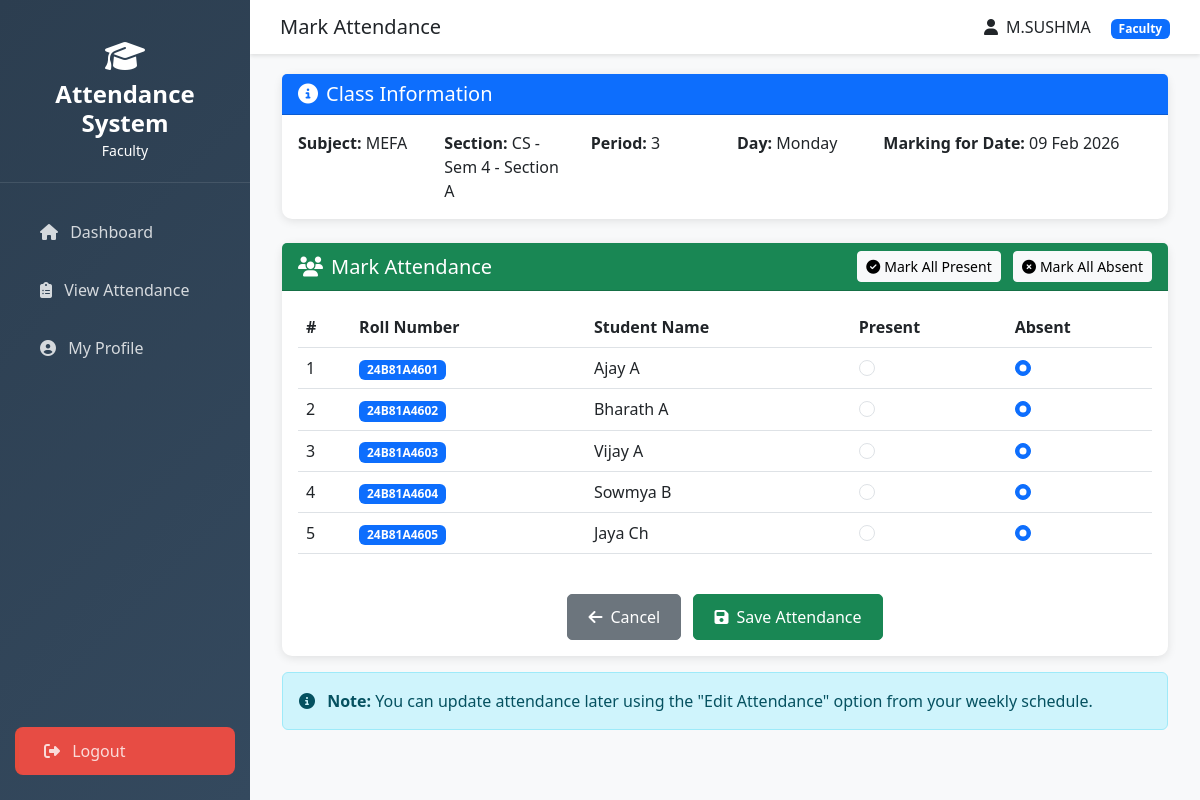
/faculty/mark-attendance/31/ (signed in), run on the app's committed database.
### attendance/models.py (models this page shows, shortened)
class User(AbstractUser):
    ROLE_CHOICES = [
        ('admin', 'Admin'),
        ('faculty', 'Faculty'),
        ('student', 'Student'),
    ]
    role = models.CharField(max_length=10, choices=ROLE_CHOICES)
    phone = models.CharField(max_length=15, blank=True, null=True)
    created_at = models.DateTimeField(auto_now_add=True)
    updated_at = models.DateTimeField(auto_now=True)
    class Meta:
        db_table = 'users'
        verbose_name = 'User'
        verbose_name_plural = 'Users'

class Timetable(models.Model):
    DAY_CHOICES = [
        (0, 'Monday'),
        (1, 'Tuesday'),
        (2, 'Wednesday'),
        (3, 'Thursday'),
        (4, 'Friday'),
        (5, 'Saturday'),
    ]
    subject_assignment = models.ForeignKey(SubjectAssignment, on_delete=models.CASCADE, related_name='timetable_slots')
    day_of_week = models.IntegerField(choices=DAY_CHOICES)
    period_number = models.IntegerField(validators=[MinValueValidator(1), MaxValueValidator(8)])
    start_time = models.TimeField()
    end_time = models.TimeField()
    room_number = models.CharField(max_length=20, blank=True)
    is_active = models.BooleanField(default=True)
    class Meta:
        db_table = 'timetable'
        ordering = ['day_of_week', 'period_number']
        unique_together = ['subject_assignment', 'day_of_week', 'period_number']

class SubjectAssignment(models.Model):
    faculty = models.ForeignKey(Faculty, on_delete=models.CASCADE, related_name='subject_assignments')
    subject = models.ForeignKey(Subject, on_delete=models.CASCADE)
    section = models.ForeignKey(Section, on_delete=models.CASCADE, related_name='subject_assignments')
    academic_year = models.ForeignKey(AcademicYear, on_delete=models.CASCADE)
    is_active = models.BooleanField(default=True)
    created_at = models.DateTimeField(auto_now_add=True)
    class Meta:
        db_table = 'subject_assignments'
        unique_together = ['faculty', 'subject', 'section', 'academic_year']

class Subject(models.Model):
    SUBJECT_TYPE_CHOICES = [
        ('theory', 'Theory'),
        ('practical', 'Practical'),
        ('both', 'Theory & Practical'),
    ]
    name = models.CharField(max_length=100)
    code = models.CharField(max_length=20, unique=True)
    branch = models.ForeignKey(Branch, on_delete=models.CASCADE, related_name='subjects')
    semester = models.IntegerField(validators=[MinValueValidator(1), MaxValueValidator(8)])
    subject_type = models.CharField(max_length=10, choices=SUBJECT_TYPE_CHOICES, default='theory')
    credits = models.IntegerField(default=3)
    created_at = models.DateTimeField(auto_now_add=True)
    class Meta:
        db_table = 'subjects'
        ordering = ['branch', 'semester', 'name']

class Section(models.Model):
    branch = models.ForeignKey(Branch, on_delete=models.CASCADE, related_name='sections')
    name = models.CharField(max_length=10)  # e.g., A, B, C
    semester = models.IntegerField(validators=[MinValueValidator(1), MaxValueValidator(8)])
    academic_year = models.ForeignKey(AcademicYear, on_delete=models.CASCADE)
    capacity = models.IntegerField(default=60)
    created_at = models.DateTimeField(auto_now_add=True)
    class Meta:
        db_table = 'sections'
        ordering = ['branch', 'semester', 'name']
        unique_together = ['branch', 'semester', 'name', 'academic_year']
    def __str__(self):
        return f"{self.branch.code} - Sem {self.semester} - Section {self.name}"

class Branch(models.Model):
    department = models.ForeignKey(Department, on_delete=models.CASCADE, related_name='branches')
    name = models.CharField(max_length=100)
    code = models.CharField(max_length=10)
    duration_years = models.IntegerField(default=4)
    created_at = models.DateTimeField(auto_now_add=True)
    class Meta:
        db_table = 'branches'
        ordering = ['department', 'name']
        unique_together = ['department', 'code']

class Student(models.Model):
    user = models.OneToOneField(User, on_delete=models.CASCADE, related_name='student_profile')
    roll_number = models.CharField(max_length=20, unique=True)
    registration_number = models.CharField(max_length=20, unique=True)
    section = models.ForeignKey(Section, on_delete=models.CASCADE, related_name='students')
    date_of_admission = models.DateField()
    current_semester = models.IntegerField(validators=[MinValueValidator(1), MaxValueValidator(8)])
    class Meta:
        db_table = 'students'
        ordering = ['roll_number']

class Attendance(models.Model):
    STATUS_CHOICES = [
        ('present', 'Present'),
        ('absent', 'Absent'),
        ('late', 'Late'),
    ]
    student = models.ForeignKey(Student, on_delete=models.CASCADE, related_name='attendance_records')
    timetable = models.ForeignKey(Timetable, on_delete=models.CASCADE, related_name='attendance_records')
    date = models.DateField()
    status = models.CharField(max_length=10, choices=STATUS_CHOICES)
    marked_by = models.ForeignKey(Faculty, on_delete=models.SET_NULL, null=True)
    marked_at = models.DateTimeField(auto_now_add=True)
    is_locked = models.BooleanField(default=False)
    remarks = models.TextField(blank=True)
    class Meta:
        db_table = 'attendance'
        ordering = ['-date', 'student']
        unique_together = ['student', 'timetable', 'date']
        indexes = [
            models.Index(fields=['student', 'date']),
            models.Index(fields=['timetable', 'date']),
        ]

### attendance/views.py (the view, shortened to what this page needs)
# urls.py: path('faculty/mark-attendance/<int:timetable_id>/', views.mark_attendance, name='mark_attendance'),
@login_required
@role_required('faculty')
def mark_attendance(request, timetable_id):
    from .utils import update_summaries_after_attendance_marking
    timetable = get_object_or_404(Timetable, id=timetable_id)
    faculty = request.user.faculty_profile
    if timetable.subject_assignment.faculty != faculty:
        messages.error(request, 'Unauthorized access.')
        return redirect('dashboard')
    section = timetable.subject_assignment.section
    students = Student.objects.filter(section=section).order_by('roll_number')
    today = timezone.now()
    current_weekday = today.weekday()  # 0 = Monday, 6 = Sunday
    timetable_day = timetable.day_of_week  # 0 = Monday, 5 = Saturday
    days_diff = timetable_day - current_weekday
    attendance_date = (today + timedelta(days=days_diff)).date()
    if attendance_date > today.date():
        messages.error(request, f'Cannot mark attendance for future date ({attendance_date}). This class is on {timetable.get_day_of_week_display()}.')
        return redirect('faculty_weekly_schedule')
    existing_attendance = Attendance.objects.filter(
        timetable=timetable,
        date=attendance_date
    )
    attendance_map = {att.student.id: att.status for att in existing_attendance}
    students_list = []
    for student in students:
        student.current_status = attendance_map.get(student.id, None)
        students_list.append(student)
    context = {
        'timetable': timetable,
        'students': students_list,
        'today': attendance_date,
        'actual_class_date': attendance_date,
        'day_name': timetable.get_day_of_week_display()
    }
    return render(request, 'faculty/mark_attendance.html', context)

### attendance/templates/faculty/mark_attendance.html (shortened to what this page needs)
{% extends 'base.html' %}
{% block page_title %}Mark Attendance{% endblock %}
{% block content %}
<div class="container-fluid">
    <div class="row mb-4">
        <div class="col-12">
            <div class="card card-custom">
                <div class="card-header bg-primary text-white">
                    <h5 class="mb-0"><i class="fas fa-info-circle me-2"></i>Class Information</h5>
                </div>
                <div class="card-body">
                    <div class="row">
                        <div class="col-md-2">
                            <strong>Subject:</strong> {{ timetable.subject_assignment.subject.name }}
                        </div>
                        <div class="col-md-2">
                            <strong>Section:</strong> {{ timetable.subject_assignment.section }}
                        </div>
                        <div class="col-md-2">
                            <strong>Period:</strong> {{ timetable.period_number }}
                        </div>
                        <div class="col-md-2">
                            <strong>Day:</strong> {{ day_name }}
                        </div>
                        <div class="col-md-4">
                            <strong>Marking for Date:</strong> {{ actual_class_date|date:"d M Y" }}
                        </div>
                    </div>
                </div>
            </div>
        </div>
    </div>
    <div class="row">
        <div class="col-12">
            <div class="card card-custom">
                <div class="card-header bg-success text-white d-flex justify-content-between align-items-center">
                    <h5 class="mb-0"><i class="fas fa-users me-2"></i>Mark Attendance</h5>
                    <div>
                        <button type="button" class="btn btn-light btn-sm me-2" onclick="markAllPresent()">
                            <i class="fas fa-check-circle me-1"></i>Mark All Present
                        </button>
                        <button type="button" class="btn btn-light btn-sm" onclick="markAllAbsent()">
                            <i class="fas fa-times-circle me-1"></i>Mark All Absent
                        </button>
                    </div>
                </div>
                <div class="card-body">
                    <form method="post" id="attendanceForm">
                        <div class="table-responsive">
                            <table class="table table-hover">
                                <thead>
                                    <tr>
                                        <th>#</th>
                                        <th>Roll Number</th>
                                        <th>Student Name</th>
                                        <th>Present</th>
                                        <th>Absent</th>
                                    </tr>
                                </thead>
                                <tbody>
                                    {% for student in students %}
                                    <tr>
                                        <td>{{ forloop.counter }}</td>
                                        <td><span class="badge bg-primary">{{ student.roll_number }}</span></td>
                                        <td>{{ student.user.get_full_name }}</td>
                                        <td>
                                            <input type="radio" name="status_{{ student.id }}" value="present"
                                                class="form-check-input status-radio">
                                        </td>
                                        <td>
                                            <input type="radio" name="status_{{ student.id }}" value="absent"
                                                {% if student.current_status == 'absent' %}checked{% endif %}
                                                class="form-check-input status-radio">
                                        </td>
                                    </tr>
                                    {% empty %}
                                    <tr>
                                        <td colspan="6" class="text-center text-muted">No students found in this section.</td>
                                    </tr>
                                    {% endfor %}
                                </tbody>
                            </table>
                        </div>
                        <div class="mt-4 text-center">
                            <a href="{% url 'faculty_weekly_schedule' %}" class="btn btn-secondary btn-custom me-2">
                                <i class="fas fa-arrow-left me-2"></i>Cancel
                            </a>
                            <button type="submit" class="btn btn-success btn-custom">
                                <i class="fas fa-save me-2"></i>Save Attendance
                            </button>
                        </div>
                    </form>
                </div>
            </div>
        </div>
    </div>
    <div class="row mt-3">
        <div class="col-12">
            <div class="alert alert-info">
                <i class="fas fa-info-circle me-2"></i>
                <strong>Note:</strong> You can update attendance later using the "Edit Attendance" option from your weekly schedule.
            </div>
        </div>
    </div>
</div>
{% endblock %}

### attendance/templates/base.html (shortened to what this page needs)
<!DOCTYPE html>
<html lang="en">
<head>
    <link href="https://cdnjs.cloudflare.com/ajax/libs/bootstrap/5.3.0/css/bootstrap.min.css" rel="stylesheet">
    <link href="https://cdnjs.cloudflare.com/ajax/libs/font-awesome/6.4.0/css/all.min.css" rel="stylesheet">
</head>
<body>
    {% if user.is_authenticated %}
    <div class="sidebar">
        <div class="logo">
            <i class="fas fa-graduation-cap fa-2x mb-2"></i>
            <h4>Attendance System</h4>
            <small>{{ user.get_role_display }}</small>
        </div>
        <nav class="nav flex-column">
            <a class="nav-link" href="{% url 'dashboard' %}">
                <i class="fas fa-home me-2"></i> Dashboard
            </a>
            {% if user.role == 'faculty' %}
                <a class="nav-link" href="{% url 'view_attendance_records' %}">
                    <i class="fas fa-clipboard-list me-2"></i> View Attendance
                </a>
                <a class="nav-link" href="{% url 'faculty_profile' %}">
                    <i class="fas fa-user-circle me-2"></i> My Profile
                </a>
            {% endif %}
            <a class="nav-link logout" href="{% url 'logout' %}">
                <i class="fas fa-sign-out-alt me-2"></i> Logout
            </a>
        </nav>
    </div>
    <div class="main-content">
        <div class="top-navbar">
            <h5 class="mb-0">{% block page_title %}Dashboard{% endblock %}</h5>
            <div>
                <span class="me-3"><i class="fas fa-user me-2"></i>{{ user.get_full_name }}</span>
                <span class="badge bg-primary">{{ user.get_role_display }}</span>
            </div>
        </div>
        {% block content %}{% endblock %}
    </div>
    {% else %}
        {% block login_content %}{% endblock %}
    {% endif %}
</body>
</html>

### attendance/templates/base.html (style rules this page uses)
:root { --primary-color: #2c3e50; --secondary-color: #3498db; --success-color: #27ae60; --danger-color: #e74c3c; --warning-color: #f39c12; --info-color: #16a085; }
body { font-family: 'Segoe UI', Tahoma, Geneva, Verdana, sans-serif; background-color: #f8f9fa; }
.sidebar { min-height: 100vh; background: linear-gradient(135deg, var(--primary-color), #34495e); color: white; position: fixed; top: 0; left: 0; width: 250px; padding: 20px 0; z-index: 1000; display: flex; flex-direction: column; height: 100vh; }
.sidebar .nav { flex-grow: 1; display: flex; flex-direction: column; }
.sidebar .nav-link.logout { margin-top: auto; background: rgba(231, 76, 68, 8.1); border-left: 4px solid #e74c3c; }
.sidebar .logo { text-align: center; padding: 20px; border-bottom: 1px solid rgba(255,255,255,0.1); margin-bottom: 20px; }
.sidebar .logo h4 { margin: 0; font-weight: 600; }
.sidebar .nav-link { color: rgba(255,255,255,0.8); padding: 12px 25px; margin: 5px 15px; border-radius: 8px; transition: all 0.3s; }
.main-content { margin-left: 250px; padding: 20px; }
.top-navbar { background: white; padding: 15px 30px; margin: -20px -20px 20px -20px; box-shadow: 0 2px 4px rgba(0,0,0,0.1); display: flex; justify-content: space-between; align-items: center; }
.card-custom { border: none; border-radius: 10px; box-shadow: 0 2px 10px rgba(0,0,0,0.1); }
.btn-custom { border-radius: 5px; padding: 10px 20px; font-weight: 500; }

### data on the page
User: role "Faculty", get_full_name "M.SUSHMA"
Timetable: subject_assignment.subject.name "MEFA", subject_assignment.section "CS - Sem 4 - Section A", period_number "3"
Student: roll_number "24B81A4601", user.get_full_name "Ajay A", id "☑"
Student: roll_number "24B81A4602", user.get_full_name "Bharath A", id "☑"
Student: roll_number "24B81A4603", user.get_full_name "Vijay A", id "☑"
Student: roll_number "24B81A4604", user.get_full_name "Sowmya B", id "☑"
Student: roll_number "24B81A4605", user.get_full_name "Jaya Ch", id "☑"

### other printed values
{{ day_name }} "Monday"
{{ actual_class_date|date:"d M Y" }} "09 Feb 2026"
